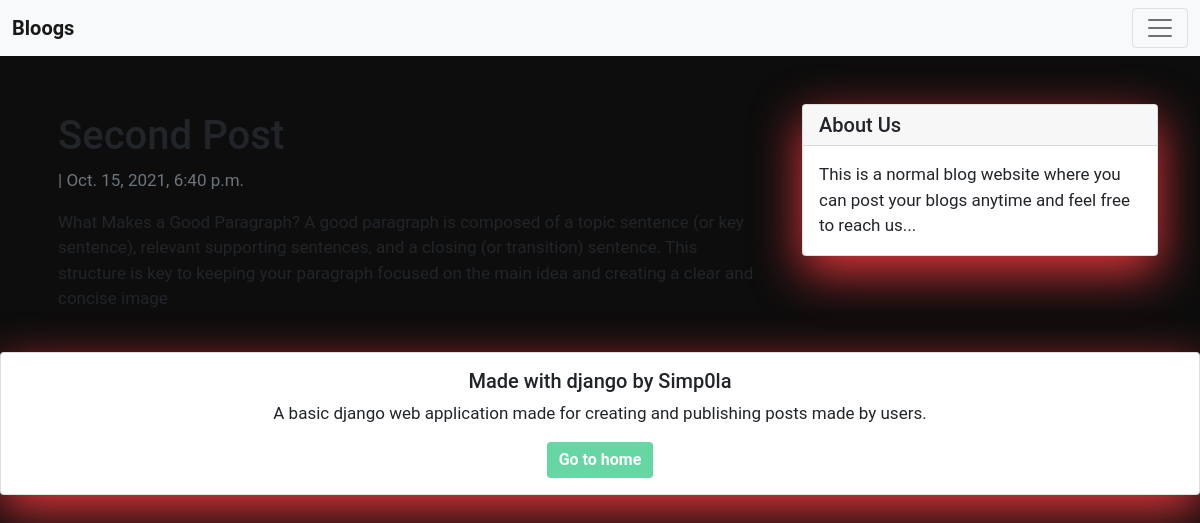
The app's page /second-post/ with its own data.
### blog/models.py (models this page shows, shortened)
class Post(models.Model):
    name = models.CharField('Author Name', max_length=120)
    title = models.CharField(max_length=120, unique=True)
    slug = models.SlugField(max_length=200, unique=True)
    updated_on = models.DateTimeField(auto_now_add=True)
    content = models.TextField()
    created_on = models.DateTimeField(auto_now_add=True)
    status = models.IntegerField(choices=STATUS, default=0)
    class Meta:
        ordering = ['-created_on']

### blog/views.py (the view)
# urls.py: path('<slug:slug>/', views.PostDetail.as_view(), name='post_detail'),
class PostDetail(generic.DetailView):
    model = Post
    template_name = 'post_detail.html'

### templates/post_detail.html (shortened to what this page needs)
{% extends "base.html" %}
{% block content %}
<div class="container">
    <div class="row">
        <div class="col-md-8 mb-4 mt-3 left top">
            <div class="card-body">
                <h1>{% block title %}
                    {{ object.title }}
                    {% endblock title %}
                </h1>
                <p class="text-muted">
                    {{ post.author }} | {{ post.created_on }}
                </p>
                <p class="card-text">
                    {{ object.content | safe }}
                </p>
            </div>
        </div>
        {% block sidebar %}
        <div class="col-md-4 float-right ">
            <div class="card my-4">
                <h5 class="card-header">About Us</h5>
                <div class="card-body">
                    <p class="card-text">This is a normal blog website where you can post your blogs anytime and feel free to reach us... </p>
                </div>
            </div>
        </div>
        {% endblock sidebar %}
    </div>
</div>
{% endblock content %}

### templates/base.html (style rules this page uses)
body { font-family: "Roboto", sans-serif; font-size: 17px; background-color: #0d0d0d; }

### templates/post_detail.html (style rules this page uses)
body { margin-top: 80px; }
.card { box-shadow: 0 16px 48px #e3373b; }

### records on screen
Post: title "Second Post", created_on "Oct. 15, 2021, 6:40 p.m.", content "What Makes a Good Paragraph? A good paragraph is composed of a topic sentence (or key sentence), relevant supporting sentences, and a closing (or transition) sentence. This structure is key to keeping your paragraph focused on the main idea and creating a clear and concise image"
